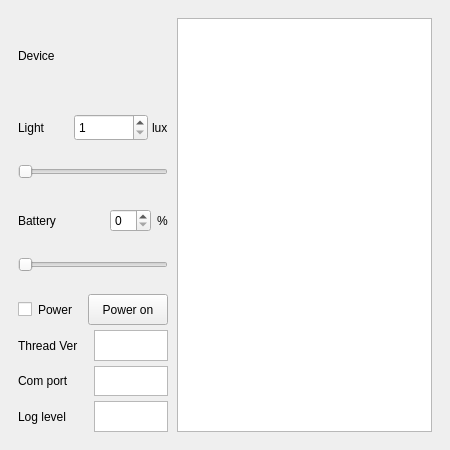
<?xml version="1.0" encoding="UTF-8"?>
<ui version="4.0">
 <class>MainWindow</class>
 <widget class="QMainWindow" name="MainWindow">
  <property name="geometry">
   <rect>
    <x>0</x>
    <y>0</y>
    <width>450</width>
    <height>450</height>
   </rect>
  </property>
  <property name="windowTitle">
   <string>MainWindow</string>
  </property>
  <widget class="QWidget" name="centralwidget">
   <layout class="QGridLayout" name="gridLayout" rowstretch="0" columnstretch="0">
    <property name="horizontalSpacing">
     <number>9</number>
    </property>
    <item row="0" column="0">
     <layout class="QHBoxLayout" name="horizontalLayout" stretch="2,0">
      <property name="spacing">
       <number>9</number>
      </property>
      <property name="leftMargin">
       <number>9</number>
      </property>
      <property name="topMargin">
       <number>9</number>
      </property>
      <property name="rightMargin">
       <number>9</number>
      </property>
      <property name="bottomMargin">
       <number>9</number>
      </property>
      <item>
       <layout class="QVBoxLayout" name="verticalLayout_3" stretch="2,1">
        <property name="spacing">
         <number>1</number>
        </property>
        <property name="leftMargin">
         <number>0</number>
        </property>
        <property name="topMargin">
         <number>0</number>
        </property>
        <property name="rightMargin">
         <number>0</number>
        </property>
        <item>
         <widget class="QStackedWidget" name="stackedWidget">
          <property name="currentIndex">
           <number>1</number>
          </property>
          <widget class="QWidget" name="page">
           <layout class="QVBoxLayout" name="verticalLayout_2">
            <property name="spacing">
             <number>6</number>
            </property>
            <property name="leftMargin">
             <number>0</number>
            </property>
            <property name="topMargin">
             <number>0</number>
            </property>
            <property name="rightMargin">
             <number>0</number>
            </property>
            <property name="bottomMargin">
             <number>6</number>
            </property>
            <item>
             <layout class="QVBoxLayout" name="verticalLayout" stretch="1">
              <item>
               <layout class="QVBoxLayout" name="verticalLayout_5" stretch="0,1,0,1">
                <item>
                 <widget class="QLabel" name="QRcode">
                  <property name="minimumSize">
                   <size>
                    <width>150</width>
                    <height>150</height>
                   </size>
                  </property>
                  <property name="autoFillBackground">
                   <bool>true</bool>
                  </property>
                  <property name="text">
                   <string>QR</string>
                  </property>
                  <property name="alignment">
                   <set>Qt::AlignCenter</set>
                  </property>
                 </widget>
                </item>
                <item>
                 <widget class="QLabel" name="labelParingCode">
                  <property name="text">
                   <string>Paring Code</string>
                  </property>
                 </widget>
                </item>
                <item>
                 <widget class="QPlainTextEdit" name="plainTextEditPairingCode">
                  <property name="sizePolicy">
                   <sizepolicy hsizetype="Preferred" vsizetype="Preferred">
                    <horstretch>0</horstretch>
                    <verstretch>0</verstretch>
                   </sizepolicy>
                  </property>
                  <property name="maximumSize">
                   <size>
                    <width>16777215</width>
                    <height>34</height>
                   </size>
                  </property>
                 </widget>
                </item>
                <item>
                 <widget class="QProgressBar" name="progressBar">
                  <property name="sizePolicy">
                   <sizepolicy hsizetype="Preferred" vsizetype="Fixed">
                    <horstretch>0</horstretch>
                    <verstretch>0</verstretch>
                   </sizepolicy>
                  </property>
                  <property name="value">
                   <number>24</number>
                  </property>
                 </widget>
                </item>
               </layout>
              </item>
             </layout>
            </item>
           </layout>
          </widget>
          <widget class="QWidget" name="page_2">
           <layout class="QVBoxLayout" name="verticalLayout_8">
            <property name="leftMargin">
             <number>0</number>
            </property>
            <property name="topMargin">
             <number>0</number>
            </property>
            <property name="rightMargin">
             <number>0</number>
            </property>
            <property name="bottomMargin">
             <number>6</number>
            </property>
            <item>
             <layout class="QVBoxLayout" name="verticalLayout_7" stretch="1,1,1,0">
              <property name="spacing">
               <number>18</number>
              </property>
              <item>
               <layout class="QHBoxLayout" name="horizontalLayout_6" stretch="1">
                <item>
                 <widget class="QLabel" name="labelDevicePicture">
                  <property name="sizePolicy">
                   <sizepolicy hsizetype="Preferred" vsizetype="Expanding">
                    <horstretch>0</horstretch>
                    <verstretch>0</verstretch>
                   </sizepolicy>
                  </property>
                  <property name="frameShape">
                   <enum>QFrame::NoFrame</enum>
                  </property>
                  <property name="text">
                   <string>Device</string>
                  </property>
                 </widget>
                </item>
               </layout>
              </item>
              <item>
               <layout class="QVBoxLayout" name="verticalLayout_9" stretch="0,0">
                <property name="spacing">
                 <number>12</number>
                </property>
                <item>
                 <layout class="QHBoxLayout" name="horizontalLayout_10" stretch="1,0,0">
                  <property name="spacing">
                   <number>4</number>
                  </property>
                  <item>
                   <widget class="QLabel" name="labelDeviceLightsensor">
                    <property name="sizePolicy">
                     <sizepolicy hsizetype="Preferred" vsizetype="Preferred">
                      <horstretch>0</horstretch>
                      <verstretch>0</verstretch>
                     </sizepolicy>
                    </property>
                    <property name="text">
                     <string>Light</string>
                    </property>
                   </widget>
                  </item>
                  <item>
                   <widget class="QSpinBox" name="spinBoxInput">
                    <property name="minimumSize">
                     <size>
                      <width>74</width>
                      <height>27</height>
                     </size>
                    </property>
                    <property name="maximumSize">
                     <size>
                      <width>74</width>
                      <height>27</height>
                     </size>
                    </property>
                    <property name="minimum">
                     <number>1</number>
                    </property>
                    <property name="maximum">
                     <number>100000</number>
                    </property>
                   </widget>
                  </item>
                  <item>
                   <widget class="QLabel" name="labelLightsensorLux">
                    <property name="text">
                     <string>lux</string>
                    </property>
                    <property name="alignment">
                     <set>Qt::AlignLeading|Qt::AlignLeft|Qt::AlignVCenter</set>
                    </property>
                   </widget>
                  </item>
                 </layout>
                </item>
                <item>
                 <widget class="QSlider" name="horizontalSliderLightsensor">
                  <property name="sizePolicy">
                   <sizepolicy hsizetype="Expanding" vsizetype="Preferred">
                    <horstretch>0</horstretch>
                    <verstretch>0</verstretch>
                   </sizepolicy>
                  </property>
                  <property name="orientation">
                   <enum>Qt::Horizontal</enum>
                  </property>
                 </widget>
                </item>
               </layout>
              </item>
              <item>
               <layout class="QVBoxLayout" name="verticalLayout_10" stretch="0,0">
                <property name="spacing">
                 <number>12</number>
                </property>
                <property name="topMargin">
                 <number>0</number>
                </property>
                <item>
                 <layout class="QHBoxLayout" name="horizontalLayout_5" stretch="1,0,0">
                  <property name="spacing">
                   <number>6</number>
                  </property>
                  <item>
                   <widget class="QLabel" name="labelDeviceBattery">
                    <property name="sizePolicy">
                     <sizepolicy hsizetype="Preferred" vsizetype="Preferred">
                      <horstretch>0</horstretch>
                      <verstretch>0</verstretch>
                     </sizepolicy>
                    </property>
                    <property name="text">
                     <string>Battery</string>
                    </property>
                    <property name="alignment">
                     <set>Qt::AlignLeading|Qt::AlignLeft|Qt::AlignVCenter</set>
                    </property>
                   </widget>
                  </item>
                  <item>
                   <widget class="QSpinBox" name="spinboxBattery"/>
                  </item>
                  <item>
                   <widget class="QLabel" name="labelBatteryPercent">
                    <property name="sizePolicy">
                     <sizepolicy hsizetype="Preferred" vsizetype="Preferred">
                      <horstretch>0</horstretch>
                      <verstretch>0</verstretch>
                     </sizepolicy>
                    </property>
                    <property name="text">
                     <string>%</string>
                    </property>
                    <property name="alignment">
                     <set>Qt::AlignLeading|Qt::AlignLeft|Qt::AlignVCenter</set>
                    </property>
                   </widget>
                  </item>
                 </layout>
                </item>
                <item>
                 <widget class="QSlider" name="horizontalSliderBattery">
                  <property name="sizePolicy">
                   <sizepolicy hsizetype="Expanding" vsizetype="Preferred">
                    <horstretch>0</horstretch>
                    <verstretch>0</verstretch>
                   </sizepolicy>
                  </property>
                  <property name="orientation">
                   <enum>Qt::Horizontal</enum>
                  </property>
                 </widget>
                </item>
               </layout>
              </item>
              <item>
               <spacer name="horizontalSpacer">
                <property name="orientation">
                 <enum>Qt::Horizontal</enum>
                </property>
                <property name="sizeHint" stdset="0">
                 <size>
                  <width>40</width>
                  <height>6</height>
                 </size>
                </property>
               </spacer>
              </item>
             </layout>
            </item>
           </layout>
          </widget>
          <widget class="QWidget" name="page_3"/>
         </widget>
        </item>
        <item>
         <layout class="QVBoxLayout" name="verticalLayout_4" stretch="1,1,1,1">
          <property name="spacing">
           <number>5</number>
          </property>
          <item>
           <layout class="QHBoxLayout" name="horizontalLayout_9" stretch="1,1">
            <property name="spacing">
             <number>1</number>
            </property>
            <item>
             <layout class="QHBoxLayout" name="horizontalLayout_6" stretch="0,0,1">
              <item>
               <widget class="QCheckBox" name="chkbox_auto">
                <property name="toolTip">
                 <string>&lt;html&gt;&lt;head/&gt;&lt;body&gt;&lt;p align=&quot;center&quot;&gt;&lt;span style=&quot; font-weight:600;&quot;&gt;If it is checked when Power On/Off,  auto-onboarding and auto-removing work&lt;/span&gt;&lt;/p&gt;&lt;/body&gt;&lt;/html&gt;</string>
                </property>
                <property name="text">
                 <string/>
                </property>
               </widget>
              </item>
              <item>
               <spacer name="verticalSpacer">
                <property name="orientation">
                 <enum>Qt::Vertical</enum>
                </property>
                <property name="sizeType">
                 <enum>QSizePolicy::Preferred</enum>
                </property>
                <property name="sizeHint" stdset="0">
                 <size>
                  <width>5</width>
                  <height>30</height>
                 </size>
                </property>
               </spacer>
              </item>
              <item>
               <widget class="QLabel" name="labelPower">
                <property name="text">
                 <string>Power</string>
                </property>
               </widget>
              </item>
             </layout>
            </item>
            <item>
             <widget class="QPushButton" name="pushButtonDevicePower">
              <property name="sizePolicy">
               <sizepolicy hsizetype="Preferred" vsizetype="Preferred">
                <horstretch>0</horstretch>
                <verstretch>0</verstretch>
               </sizepolicy>
              </property>
              <property name="minimumSize">
               <size>
                <width>0</width>
                <height>0</height>
               </size>
              </property>
              <property name="maximumSize">
               <size>
                <width>16777215</width>
                <height>16777215</height>
               </size>
              </property>
              <property name="text">
               <string>Power on</string>
              </property>
             </widget>
            </item>
           </layout>
          </item>
          <item>
           <layout class="QHBoxLayout" name="horizontalLayout_8" stretch="1,1">
            <property name="spacing">
             <number>2</number>
            </property>
            <item>
             <widget class="QLabel" name="labelThreadVersion">
              <property name="text">
               <string>Thread Ver</string>
              </property>
             </widget>
            </item>
            <item>
             <widget class="QPlainTextEdit" name="plainTextEditThreadVersion">
              <property name="sizePolicy">
               <sizepolicy hsizetype="Preferred" vsizetype="Ignored">
                <horstretch>0</horstretch>
                <verstretch>0</verstretch>
               </sizepolicy>
              </property>
              <property name="minimumSize">
               <size>
                <width>0</width>
                <height>0</height>
               </size>
              </property>
              <property name="maximumSize">
               <size>
                <width>16777215</width>
                <height>16777215</height>
               </size>
              </property>
             </widget>
            </item>
           </layout>
          </item>
          <item>
           <layout class="QHBoxLayout" name="horizontalLayout_7" stretch="1,1">
            <property name="spacing">
             <number>2</number>
            </property>
            <item>
             <widget class="QLabel" name="labelComport">
              <property name="text">
               <string>Com port</string>
              </property>
             </widget>
            </item>
            <item>
             <widget class="QPlainTextEdit" name="plainTextEditComport">
              <property name="sizePolicy">
               <sizepolicy hsizetype="Preferred" vsizetype="Ignored">
                <horstretch>0</horstretch>
                <verstretch>0</verstretch>
               </sizepolicy>
              </property>
              <property name="minimumSize">
               <size>
                <width>0</width>
                <height>0</height>
               </size>
              </property>
              <property name="maximumSize">
               <size>
                <width>16777215</width>
                <height>16777215</height>
               </size>
              </property>
             </widget>
            </item>
           </layout>
          </item>
          <item>
           <layout class="QHBoxLayout" name="horizontalLayout_3" stretch="1,1">
            <property name="spacing">
             <number>2</number>
            </property>
            <item>
             <widget class="QLabel" name="labelDebugLevel">
              <property name="text">
               <string>Log level</string>
              </property>
             </widget>
            </item>
            <item>
             <widget class="QPlainTextEdit" name="plainTextEditDebugLevel">
              <property name="sizePolicy">
               <sizepolicy hsizetype="Preferred" vsizetype="Ignored">
                <horstretch>0</horstretch>
                <verstretch>0</verstretch>
               </sizepolicy>
              </property>
              <property name="minimumSize">
               <size>
                <width>0</width>
                <height>0</height>
               </size>
              </property>
              <property name="maximumSize">
               <size>
                <width>16777215</width>
                <height>16777215</height>
               </size>
              </property>
             </widget>
            </item>
           </layout>
          </item>
         </layout>
        </item>
       </layout>
      </item>
      <item>
       <widget class="QTextBrowser" name="textBrowserLog">
        <property name="sizePolicy">
         <sizepolicy hsizetype="Preferred" vsizetype="Preferred">
          <horstretch>0</horstretch>
          <verstretch>0</verstretch>
         </sizepolicy>
        </property>
       </widget>
      </item>
     </layout>
    </item>
   </layout>
  </widget>
 </widget>
 <resources/>
 <connections/>
</ui>
